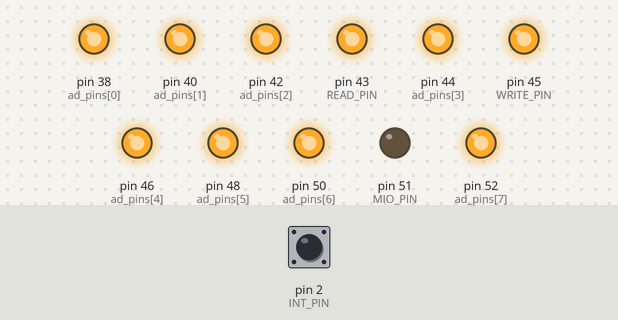
A sketch run on a simulated Arduino Mega 2560, built with avr-gcc and run on an emulated ATmega2560. On the bench: output pins drawn as LEDs (lit = HIGH). Inputs (shaded band) come from the test bench; at power-on: pin 2 (INT_PIN) HIGH. Pins used as bus, display or sensor lines are not drawn; what the sketch prints to the serial monitor is not drawn.

Above: at 1.2 s.
1.3 s: pin 2 (INT_PIN) pulled LOW for 0.15 s
Timing chart, 0 to 4.3 s (numbered marks = the images above; inputs shaded):
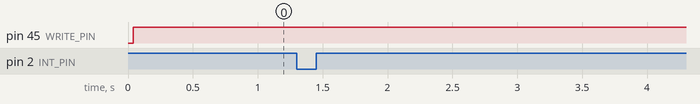

The sketch:

Dhanger_Lab10.ino
```cpp
int ALE_PIN = 49;
int MIO_PIN = 51;
int READ_PIN = 43;
int WRITE_PIN = 45;
int INT_PIN = 2; //reads interrupt signal

int ad_pins[8] = {38,40,42,44,46,48,50,52};

int portA = 0x80;
int portB = 0x81;
int ctrl = 0x82;
int cmdReg = 0x83;

void setup() {
  Serial.begin(9600);
  IOWrite(cmdReg, ctrl);
  IOWrite(0x80, 0xFF);

  //read the interrupt signal
  pinMode(INT_PIN, INPUT_PULLUP);
    Serial.println("Pressed Keys:");
  attachInterrupt(digitalPinToInterrupt(INT_PIN), Interrupt, RISING);
}

void setPins() {
  pinMode(READ_PIN, OUTPUT);
  pinMode(WRITE_PIN, OUTPUT);
  pinMode(ALE_PIN, OUTPUT);
  pinMode(MIO_PIN, OUTPUT);

  digitalWrite(READ_PIN, HIGH);
  digitalWrite(WRITE_PIN, HIGH);
  digitalWrite(ALE_PIN, LOW);
  digitalWrite(MIO_PIN, LOW);
}

void IOWrite(byte addr, byte data) {
  setPins();
  //set addr pins
  for(int i = 0; i < 8; i++) {
    pinMode(ad_pins[i], OUTPUT);
  }
  //setting addr
  for(int i = 0; i < 8; i++) {
    if(bitRead(addr, i) == 1) {
      digitalWrite(ad_pins[i], HIGH);
    }
    else if(bitRead(addr, i) == 0) {
      digitalWrite(ad_pins[i], LOW);
    }
  }
  //latch
  digitalWrite(ALE_PIN, HIGH);
  digitalWrite(ALE_PIN, LOW);

  //writing
  for(int i = 0; i < 8; i++) {
      if(bitRead(data, i) == 1) {
        digitalWrite(ad_pins[i], HIGH);
      }
      else if(bitRead(data, i) == 0) {
        digitalWrite(ad_pins[i], LOW);
      }
    }

  //set write pins
  digitalWrite(WRITE_PIN, LOW);
  digitalWrite(WRITE_PIN, HIGH);
}

byte IORead (byte addr) {
  //setting pins
  byte data;
  setPins();

  //set addr pin - OUTPUT
  for(int i = 0; i < 8; i++) {
    pinMode(ad_pins[i], OUTPUT);
  }

  //send addr
  for(int i = 0; i < 8; i++) {
    if(bitRead(addr, i) == 1) {
      digitalWrite(ad_pins[i], HIGH);
    }
    else if(bitRead(addr, i) == 0) {
      digitalWrite(ad_pins[i], LOW);
    }
  }

  //latch addr
  digitalWrite(ALE_PIN, HIGH);
  digitalWrite(ALE_PIN, LOW);

  //set addr bus to INPUT
  for(int i = 0; i < 8; i++) {
    pinMode(ad_pins[i], INPUT);
  }

  delay(100);

  //reading
  digitalWrite(READ_PIN, LOW);
  for(int i = 0; i < 8; i++) {
    bitWrite(data, i, digitalRead(ad_pins[i]));
  }

  digitalWrite(READ_PIN, HIGH);
  return data;
}

void Interrupt() {
  Serial.println("Interrupt detected");

  IOWrite(0x80,0x1); //scan col 1
  //checks if key pressed in col 1
  if(IORead(0x81) != 0x00){
    keypad(0x1);
  }

  IOWrite(0x80,0x2); //scan col 2
  //checks if key pressed in col 2
  if(IORead(0x81) != 0x00){
    keypad(0x2);
  }

  IOWrite(0x80,0x4); //scan col 3
  //checks if key pressed in col 3
  if(IORead(0x81) != 0x00){
    keypad(0x4);
  }

  IOWrite(0x80,0x8); //scan col 4
  //checks if key pressed in col 4
  if(IORead(0x81) != 0x00){
    keypad(0x8);
  }

  IOWrite(0x80, 0xFF); //sets all columns to low
}

void keypad(byte data){
  IOWrite(portA, data);
  byte col = IORead(portB);
  byte row = IORead(portA);

  switch (col) {
    case 0x1:
      switch (row) {
        case 0x1:
          Serial.println("1");
          break;
        case 0x2:
          Serial.println("4");
          break;
        case 0x4:
          Serial.println("7");
          break;
        case 0x8:
          Serial.println("*");
          break;
      }
      break;

    case 0x2:
      switch (row) {
        case 0x1:
          Serial.println("2");
          break;
        case 0x2:
          Serial.println("5");
          break;
        case 0x4:
          Serial.println("8");
          break;
        case 0x8:
          Serial.println("0");
          break;
      }
      break;

    case 0x4:
      switch (row) {
        case 0x1:
          Serial.println("3");
          break;
        case 0x2:
          Serial.println("6");
          break;
        case 0x4:
          Serial.println("9");
          break;
        case 0x8:
          Serial.println("#");
          break;
      }
      break;

    case 0x8:
      switch (row) {
        case 0x1:
          Serial.println("A");
          break;
        case 0x2:
          Serial.println("B");
          break;
        case 0x4:
          Serial.println("C");
          break;
        case 0x8:
          Serial.println("D");
          break;
      }
      break;

    default:
      break;
  }

}

void loop()
{
  Serial.println("No Interrupt detected");
  delay(1000);
}
```
